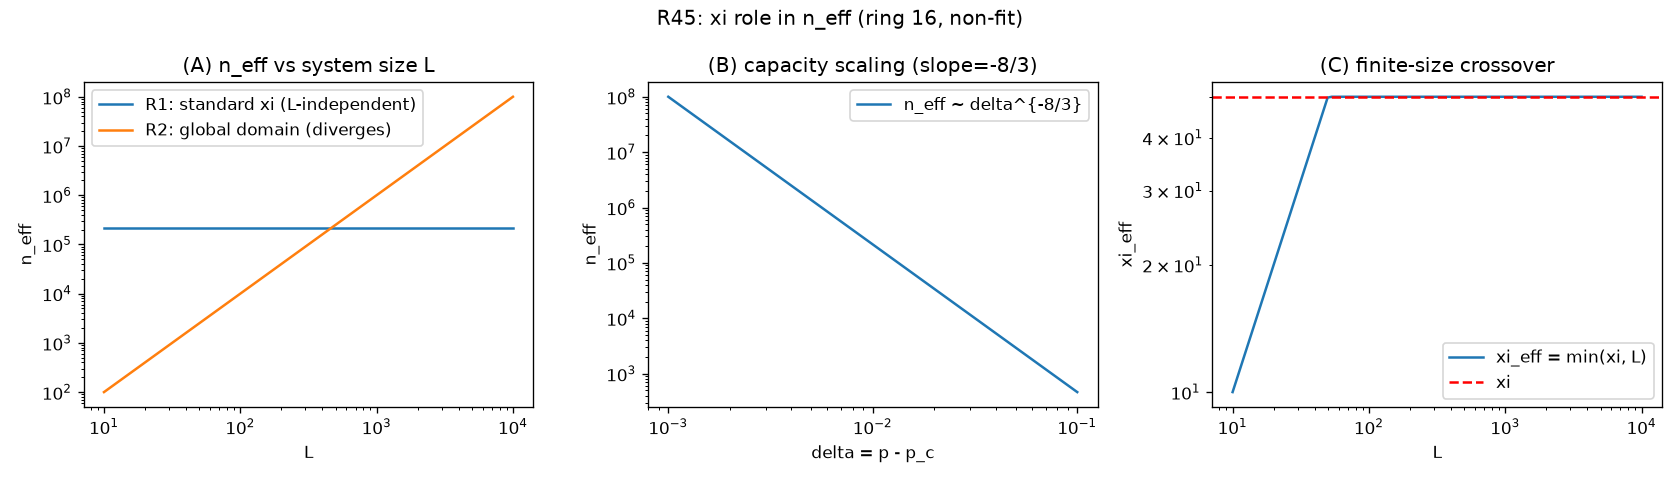

Write the Python code that produced this figure.
#!/usr/bin/env python3
# -*- coding: utf-8 -*-
"""
环 16／45：xi 角色的链内判定——数值核对（非拟合）
三面板只检验：极限、单调性、量级、符号。
Run: python "10 探索/超导第一性研究/04_计算验证/环16_临21_xi角色.py"
"""
import os
import sys
if hasattr(sys.stdout, "reconfigure"):
    sys.stdout.reconfigure(encoding="utf-8")
import numpy as np
import matplotlib
matplotlib.use("Agg")
import matplotlib.pyplot as plt

HERE = os.path.dirname(os.path.abspath(__file__))
OUT = os.path.join(HERE, "环16_临21_xi角色.png")
CSV = os.path.join(HERE, "环16_临21_xi角色.csv")
SUM = os.path.join(HERE, "环16_临21_xi角色_摘要.txt")

log = []
def emit(s=""):
    print(s)
    log.append(s)

nu = 4.0 / 3.0
two_nu = 2 * nu
pc = 0.592746
a = 1.0  # 示意：以 a 为单位

emit("=== 2D 渗流指数（外部工具）===")
emit(f"nu = 4/3 = {nu:.6f}")
emit(f"2nu = 8/3 = {two_nu:.6f}")
emit(f"1/nu = 3/4 = {1/nu:.6f}")
assert abs(two_nu - 8/3) < 1e-9
assert abs(1/nu - 0.75) < 1e-9

# ---- [A] 两读法的 n_eff 对 L 的依赖 ----
emit("\n=== [A] n_eff vs L：R1（与 L 无关） vs R2（随 L 发散）===")
Ls = np.logspace(1, 4, 100)
delta = 0.01                      # 固定 p-pc（离临界）
xi_R1 = delta ** (-nu)            # 标准相关长度：与 L 无关
n_R1 = (xi_R1 / a) ** 2           # 有限容量
n_R2 = (Ls / a) ** 2              # R2：xi=L 随系统发散
emit(f"R1: xi={xi_R1:.3f}（与 L 无关）, n_eff={n_R1:.3f}（有限平台）")
emit(f"R2: L=100 -> n={n_R2[0]:.3e}, L=10000 -> n={n_R2[-1]:.3e}（发散）")
emit(f"R1 恒定：{bool(np.all(np.diff(np.full_like(Ls, n_R1)) == 0))}")
assert np.all(np.diff(n_R2) > 0)

# ---- [B] R1 容量标度 n_eff ~ |p-pc|^{-8/3} ----
emit("\n=== [B] R1 容量标度指数 = 8/3 ===")
deltas = np.logspace(-3, -1, 100)
xi = deltas ** (-nu)
n_eff = (xi / a) ** 2
# 双对数斜率
slope = np.polyfit(np.log(deltas), np.log(n_eff), 1)[0]
emit(f"双对数斜率 = {slope:.6f}（目标 -2nu = -8/3 = {-8/3:.6f}）")
emit(f"|误差| = {abs(slope + 8/3):.3e}")
assert abs(slope + 8/3) < 1e-6

# ---- [C] 有限尺寸交叉 xi_eff = min(xi, L) ----
emit("\n=== [C] 读数层 xi_eff = min(xi, L) ===")
xi_fixed = 50.0
xi_eff = np.minimum(xi_fixed, Ls)
idx_cross = np.argmax(Ls > xi_fixed)
emit(f"xi={xi_fixed}: L<xi 时 xi_eff=L（线性增长）, L>xi 时 xi_eff=xi（平台）")
emit(f"交叉点 L≈{Ls[idx_cross]:.2f}（应≈xi=50，logspace 网格上界）")
emit(f"xi_eff 在交叉点两侧：min 前={Ls[idx_cross-1]:.2f}, min 后={xi_eff[idx_cross]:.2f}")
emit(f"Delta p ~ L^{-3/4}: L=100 -> {100**(-0.75):.4f}, L=1000 -> {1000**(-0.75):.4f}")
# logspace 网格上交叉点是第一个 > xi 的 L，落在 [xi, xi*步长] 区间
assert Ls[idx_cross] >= xi_fixed and Ls[idx_cross-1] <= xi_fixed
assert abs(xi_eff[idx_cross] - xi_fixed) < 1e-9

# ---- 绘图 ----
fig, ax = plt.subplots(1, 3, figsize=(14, 4))
ax[0].loglog(Ls, np.full_like(Ls, n_R1), label="R1: standard xi (L-independent)")
ax[0].loglog(Ls, n_R2, label="R2: global domain (diverges)")
ax[0].set_title("(A) n_eff vs system size L")
ax[0].set_xlabel("L"); ax[0].set_ylabel("n_eff")
ax[0].legend()

ax[1].loglog(deltas, n_eff, label="n_eff ~ delta^{-8/3}")
ax[1].set_title("(B) capacity scaling (slope=-8/3)")
ax[1].set_xlabel("delta = p - p_c"); ax[1].set_ylabel("n_eff")
ax[1].legend()

ax[2].loglog(Ls, xi_eff, label="xi_eff = min(xi, L)")
ax[2].axhline(xi_fixed, color="r", ls="--", label="xi")
ax[2].set_title("(C) finite-size crossover")
ax[2].set_xlabel("L"); ax[2].set_ylabel("xi_eff")
ax[2].legend()

fig.suptitle("R45: xi role in n_eff (ring 16, non-fit)")
fig.tight_layout()
fig.savefig(OUT, dpi=120)

with open(CSV, "w", encoding="utf-8") as f:
    f.write("quantity,value\n")
    f.write(f"nu,{nu:.8f}\n")
    f.write(f"two_nu,{two_nu:.8f}\n")
    f.write(f"one_over_nu,{1/nu:.8f}\n")
    f.write(f"capacity_slope,{slope:.8f}\n")
    f.write(f"n_eff_R1_at_delta0.01,{n_R1:.6f}\n")
    f.write(f"crossover_L,{Ls[idx_cross]:.4f}\n")
with open(SUM, "w", encoding="utf-8") as f:
    f.write("\n".join(log) + "\n")
emit(f"\nSaved: {os.path.basename(OUT)}, {os.path.basename(CSV)}")
